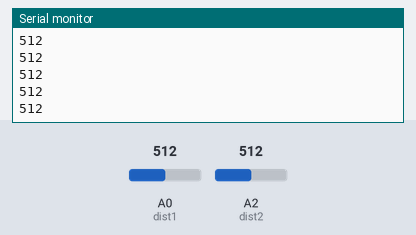
Recording of a sketch running on a simulated Arduino Uno, built with avr-gcc and run on an emulated ATmega328P. Parts: the last lines printed to the serial monitor. Inputs (shaded band) come from the test bench; at power-on: A0 (dist1) = 512, A2 (dist2) = 512.

Above: at 1.2 s.
1.3 s: A0 (dist1) set to 716
At 1.56 s:
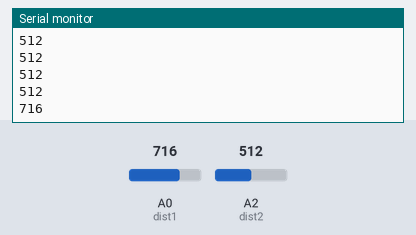
2.8 s: A0 (dist1) set to 900
At 2.96 s:
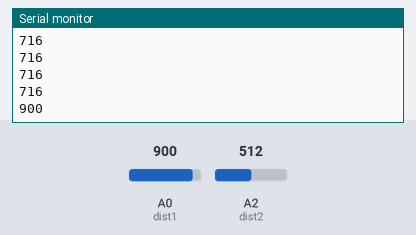
Timing chart, 0 to 5.8 s (numbered marks = the images above; inputs shaded):
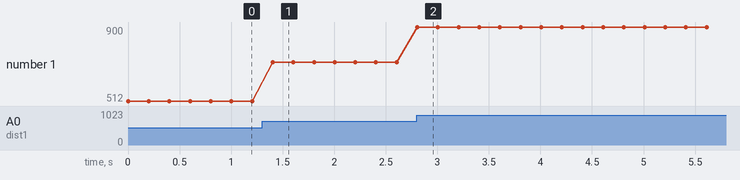

Measured:
- after the input at 1.3 s, the serial monitor: prints a new line after 0.10 s (image 1)
- after the input at 2.8 s, the serial monitor: prints a new line at once (image 2)
- plotted number 1: 512 → 716 after the input at 1.3 s, 716 → 900 after the input at 2.8 s

The sketch:

Sensor_Test.ino
```cpp
int dist1 = A0;
int dist2 = A2;

void setup() {
  pinMode(dist1, INPUT);
  pinMode(dist2, INPUT);

  Serial.begin(9600);
}

void loop() {
  int d1 = analogRead(dist1);
  int d2 = analogRead(dist2);

  Serial.println(d1);
  delay(200);
}
```
